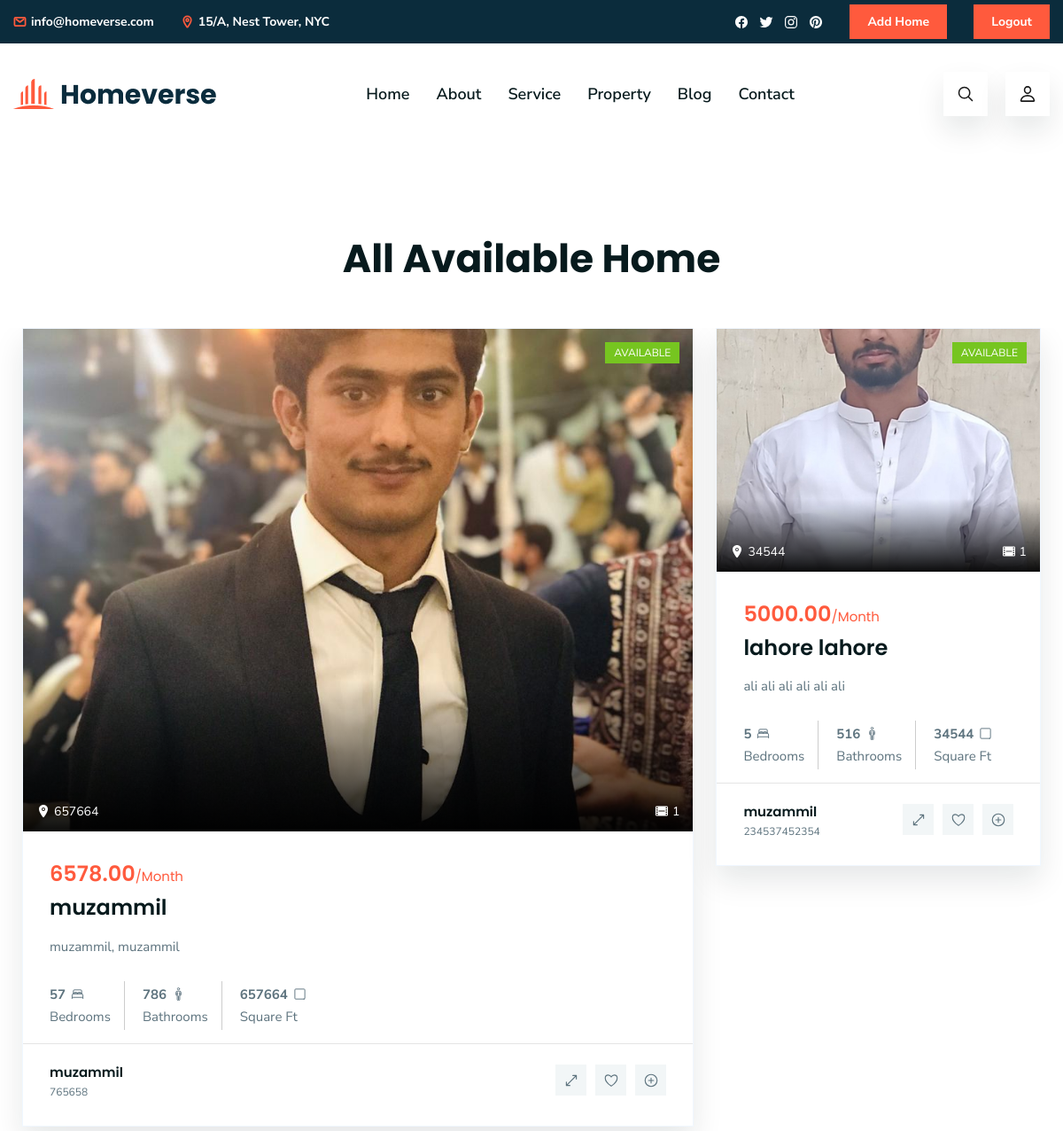
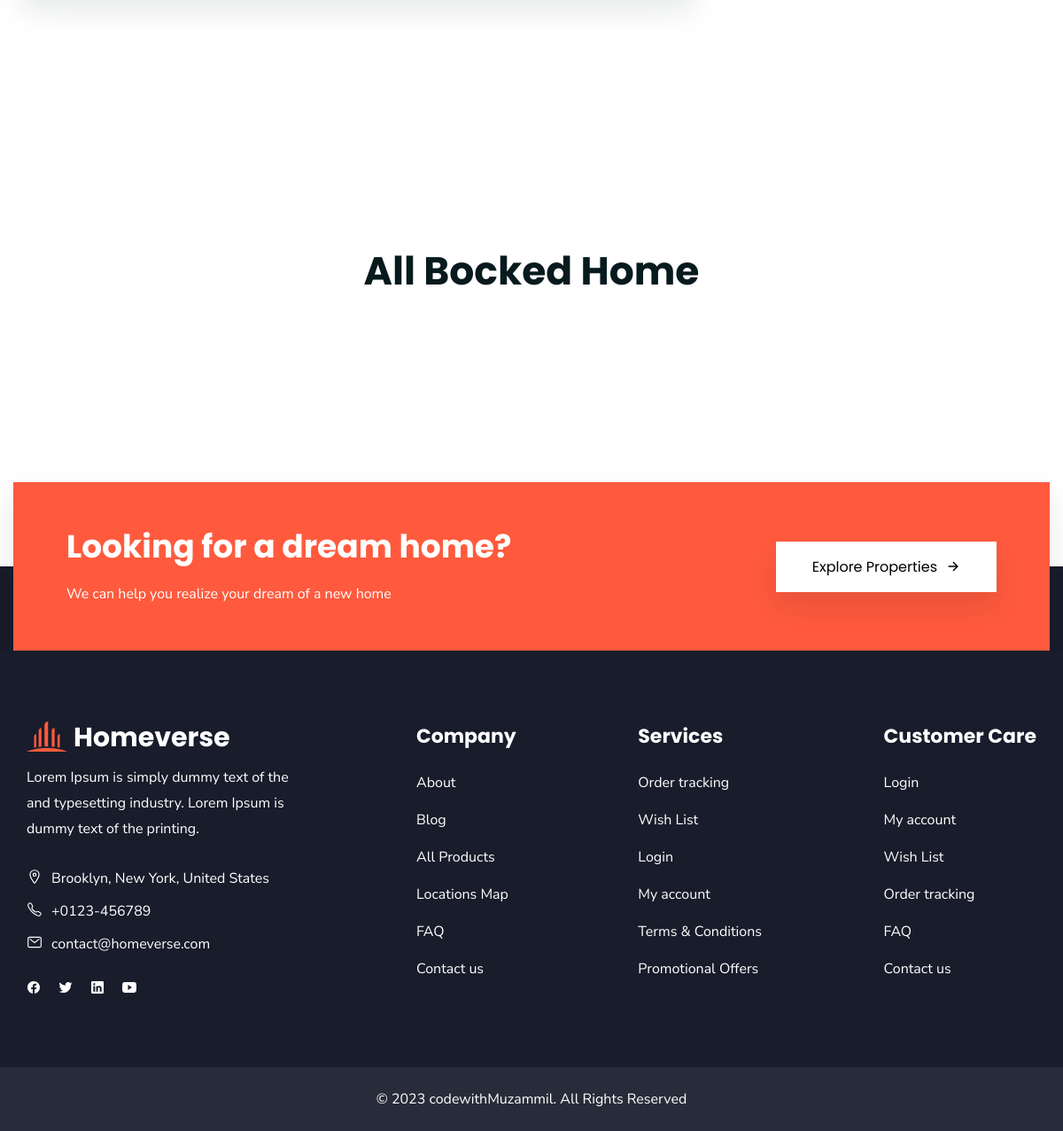
Screenshot of /get_user_data/ (signed in) with the database file from the repository (2 pictures, top to bottom).
### myapp/models.py (models this page shows)
class house_images(models.Model):
    house = models.ForeignKey(house_info, on_delete=models.CASCADE)
    image_path = models.TextField(default='')
    created_datetime = models.DateTimeField(auto_now_add=True)

class house_info(models.Model):
    user = models.ForeignKey(CustomUser, on_delete=models.CASCADE)
    name = models.TextField(default='')
    address = models.TextField(default='')
    phone_number = models.TextField(default='')
    location = models.TextField(default='')
    description = models.TextField(default='')
    additional_info = models.TextField(default='')
    booker_name = models.TextField(default='')
    booked_by_user_id = models.IntegerField(default=0)
    no_of_rooms = models.IntegerField(default=0)
    square_fit = models.TextField(default=0)
    no_of_bath = models.IntegerField(default=0)
    no_of_kitchen = models.IntegerField(default=0)
    is_electricity = models.BooleanField(default=False)
    is_water = models.BooleanField(default=False)
    is_gas = models.BooleanField(default=False)
    is_internet = models.BooleanField(default=False)
    is_furnished = models.BooleanField(default=False)
    is_available = models.BooleanField(default=True)
    created_datetime = models.DateTimeField(auto_now_add=True, blank=True, null=True)
    modified_datetime = models.DateTimeField(auto_now=True, blank=True, null=True)
    booking_date = models.DateTimeField(blank=True, null=True)
    rent = models.DecimalField(decimal_places=2, max_digits=10)

### authen_app/models.py (models this page shows)
class CustomUser(AbstractUser):
    full_name = models.CharField(max_length=256, blank=False)
    phone_number = models.CharField(max_length=256, null=False)
    email = models.EmailField(null=False)

### myapp/views.py (the view, shortened to what this page needs)
# urls.py: path('get_user_data/', views.get_user_data, name='get_user_data'),
def get_user_data(request):
    user_id = request.user.id
    data = house_info.objects.filter(user_id=user_id)
    activate_data_list = []
    inactivate_data_list = []
    for i in data:
        if i.is_available:
            images_list = []
            images = house_images.objects.filter(house_id=i.pk)
            for image in images:
                images_list.append(image.image_path)
            activate_data_list.append([i.pk, images_list[0], i.address, i.user_id, i.rent, i.no_of_rooms, i.no_of_bath, i.description, i.user.username, i.phone_number,i.name, i.location,i.square_fit])
    context = {
        'activate_data_list': activate_data_list,
        'inactivate_data_list': inactivate_data_list
    }
    print(context)
    return render(request, 'index.html', context)

### templates/index.html (shortened to what this page needs)
{% load static %}
<!DOCTYPE html>
<html lang="en">
<head>
  {% block stylesheets %}
<link rel="stylesheet" href="{% static 'css/style.css' %}" />
{% endblock %}
</head>
<body>
  <header class="header" data-header>
    <div class="header-top">
      <div class="container">
        <ul class="header-top-list">
          <li>
            <a href="mailto:info@homeverse.com" class="header-top-link">
              <ion-icon name="mail-outline"></ion-icon>
              <span>info@homeverse.com</span>
            </a>
          </li>
          <li>
            <a href="#" class="header-top-link">
              <ion-icon name="location-outline"></ion-icon>
              <address>15/A, Nest Tower, NYC</address>
            </a>
          </li>
        </ul>
        <div class="wrapper">
          <ul class="header-top-social-list">
            <li>
              <a href="#" class="header-top-social-link">
                <ion-icon name="logo-facebook"></ion-icon>
              </a>
            </li>
            <li>
              <a href="#" class="header-top-social-link">
                <ion-icon name="logo-twitter"></ion-icon>
              </a>
            </li>
            <li>
              <a href="#" class="header-top-social-link">
                <ion-icon name="logo-instagram"></ion-icon>
              </a>
            </li>
            <li>
              <a href="#" class="header-top-social-link">
                <ion-icon name="logo-pinterest"></ion-icon>
              </a>
            </li>
          </ul>
          {% if request.user.is_authenticated %}
          <a href="{% url 'house_info' %}"><button class="header-top-btn">Add Home</button></a>
          <a href="{% url 'logout' %}"><button class="header-top-btn">Logout</button></a>
          {% else %}
          <a href="{% url 'login' %}"><button class="header-top-btn">Login</button></a>
          {% endif %}
        </div>
      </div>
    </div>
    <div class="header-bottom">
      <div class="container">
        <a href="#" class="logo">
          <img src="{% static 'assets/images/logo.png' %}" alt="Homeverse logo">
        </a>
        <nav class="navbar" data-navbar>
          <div class="navbar-bottom">
            <ul class="navbar-list">
              <li>
                <a href="#home" class="navbar-link" data-nav-link>Home</a>
              </li>
              <li>
                <a href="#about" class="navbar-link" data-nav-link>About</a>
              </li>
              <li>
                <a href="#service" class="navbar-link" data-nav-link>Service</a>
              </li>
              <li>
                <a href="#property" class="navbar-link" data-nav-link>Property</a>
              </li>
              <li>
                <a href="#blog" class="navbar-link" data-nav-link>Blog</a>
              </li>
              <li>
                <a href="#contact" class="navbar-link" data-nav-link>Contact</a>
              </li>
            </ul>
          </div>
        </nav>
        <div class="header-bottom-actions">
          <button class="header-bottom-actions-btn" aria-label="Search">
            <ion-icon name="search-outline"></ion-icon>
          </button>
           {% if request.user.is_authenticated %}
          <a href="{% url 'get_user_data' %}"> <button class="header-bottom-actions-btn" aria-label="Profile">
            <ion-icon name="person-outline"></ion-icon></a>
          {% endif %}
        </div>
      </div>
    </div>
  </header>
  <main>
    <article>
      <section class="property" id="property">
        <div class="container">
          <h2 class="h2 section-title">All Available Home</h2>
          <ul class="property-list has-scrollbar">
            {% for data in activate_data_list %}
            <li>
              <div class="property-card">
                <figure class="card-banner">
                  <a href="#">
                    <img src="{{data.1}}" alt="New Apartment Nice View" class="w-100">
                  </a>
                  <div class="card-badge green">Available</div>
                  <div class="banner-actions">
                    <button class="banner-actions-btn">
                      <ion-icon name="location"></ion-icon>
                      <address>{{data.12}}</address>
                    </button>
                    <button class="banner-actions-btn">
                      <ion-icon name="film"></ion-icon>
                      <span>1</span>
                    </button>
                  </div>
                </figure>
                <div class="card-content">
                  <div class="card-price">
                    <strong>{{data.4}}</strong>/Month
                  </div>
                  <h3 class="h3 card-title">
                    <a href="#"> {{data.11}}</a>
                  </h3>
                  <p class="card-text">
                    {{data.7}}
                  </p>
                  <ul class="card-list">
                    <li class="card-item">
                      <strong>{{data.5}}</strong>
                      <ion-icon name="bed-outline"></ion-icon>
                      <span>Bedrooms</span>
                    </li>
                    <li class="card-item">
                      <strong>{{data.6}}</strong>
                      <ion-icon name="man-outline"></ion-icon>
                      <span>Bathrooms</span>
                    </li>
                    <li class="card-item">
                      <strong>{{data.12}}</strong>
                      <ion-icon name="square-outline"></ion-icon>
                      <span>Square Ft</span>
                    </li>
                  </ul>
                </div>
                <div class="card-footer">
                  <div class="card-author">
                    <div>
                      <p class="author-name">
                        <a href="#">{{data.8}}</a>
                      </p>
                      <p class="author-title">{{data.9}}</p>
                    </div>
                  </div>
                  <div class="card-footer-actions">
                    <a href="{% url 'edit_add' data.0 %}">
                    <button class="card-footer-actions-btn">
                      <ion-icon name="resize-outline"></ion-icon>
                    </button>
                    </a>
                     <a href="{% url 'status_change' data.0 %}">
                    <button class="card-footer-actions-btn">
                      <ion-icon name="heart-outline"></ion-icon>
                    </button>
                     </a>
                       <a href="{% url 'edit_home' data.0 %}">
                    <button class="card-footer-actions-btn">
                      <ion-icon name="add-circle-outline"></ion-icon>
                    </button>
                       </a>
                  </div>
                </div>
              </div>
            </li>
 {% endfor %}
          </ul>
        </div>
      </section>
      <br>
      <section class="property" id="property">
        <div class="container">
          <h2 class="h2 section-title">All Bocked Home</h2>
          <ul class="property-list has-scrollbar">
          </ul>
        </div>
      </section>
      <section class="cta">
        <div class="container">
          <div class="cta-card">
            <div class="card-content">
              <h2 class="h2 card-title">Looking for a dream home?</h2>
              <p class="card-text">We can help you realize your dream of a new home</p>
            </div>
            <button class="btn cta-btn">
              <span>Explore Properties</span>
              <ion-icon name="arrow-forward-outline"></ion-icon>
            </button>
          </div>
        </div>
      </section>
    </article>
  </main>
  <footer class="footer">
    <div class="footer-top">
      <div class="container">
        <div class="footer-brand">
          <a href="#" class="logo">
            <img src="./assets/images/logo-light.png" alt="Homeverse logo">
          </a>
          <p class="section-text">
            Lorem Ipsum is simply dummy text of the and typesetting industry. Lorem Ipsum is dummy text of the printing.
          </p>
          <ul class="contact-list">
            <li>
              <a href="#" class="contact-link">
                <ion-icon name="location-outline"></ion-icon>
                <address>Brooklyn, New York, United States</address>
              </a>
            </li>
            <li>
              <a href="tel:+0123456789" class="contact-link">
                <ion-icon name="call-outline"></ion-icon>
                <span>+0123-456789</span>
              </a>
            </li>
            <li>
              <a href="mailto:contact@homeverse.com" class="contact-link">
                <ion-icon name="mail-outline"></ion-icon>
                <span>contact@homeverse.com</span>
              </a>
            </li>
          </ul>
          <ul class="social-list">
            <li>
              <a href="#" class="social-link">
                <ion-icon name="logo-facebook"></ion-icon>
              </a>
            </li>
            <li>
              <a href="#" class="social-link">
                <ion-icon name="logo-twitter"></ion-icon>
              </a>
            </li>
            <li>
              <a href="#" class="social-link">
                <ion-icon name="logo-linkedin"></ion-icon>
              </a>
            </li>
            <li>
              <a href="#" class="social-link">
                <ion-icon name="logo-youtube"></ion-icon>
              </a>
            </li>
          </ul>
        </div>
        <div class="footer-link-box">
          <ul class="footer-list">
            <li>
              <p class="footer-list-title">Company</p>
            </li>
            <li>
              <a href="#" class="footer-link">About</a>
            </li>
            <li>
              <a href="#" class="footer-link">Blog</a>
            </li>
            <li>
              <a href="#" class="footer-link">All Products</a>
            </li>
            <li>
              <a href="#" class="footer-link">Locations Map</a>
            </li>
            <li>
              <a href="#" class="footer-link">FAQ</a>
            </li>
            <li>
              <a href="#" class="footer-link">Contact us</a>
            </li>
          </ul>
          <ul class="footer-list">
            <li>
              <p class="footer-list-title">Services</p>
            </li>
            <li>
              <a href="#" class="footer-link">Order tracking</a>
            </li>
            <li>
              <a href="#" class="footer-link">Wish List</a>
            </li>
            <li>
              <a href="#" class="footer-link">Login</a>
            </li>
            <li>
              <a href="#" class="footer-link">My account</a>
            </li>
            <li>
              <a href="#" class="footer-link">Terms & Conditions</a>
            </li>
            <li>
              <a href="#" class="footer-link">Promotional Offers</a>
            </li>
          </ul>
          <ul class="footer-list">
            <li>
              <p class="footer-list-title">Customer Care</p>
            </li>
            <li>
              <a href="#" class="footer-link">Login</a>
            </li>
            <li>
              <a href="#" class="footer-link">My account</a>
            </li>
            <li>
              <a href="#" class="footer-link">Wish List</a>
            </li>
            <li>
              <a href="#" class="footer-link">Order tracking</a>
            </li>
            <li>
              <a href="#" class="footer-link">FAQ</a>
            </li>
            <li>
              <a href="#" class="footer-link">Contact us</a>
            </li>
          </ul>
        </div>
      </div>
    </div>
    <div class="footer-bottom">
      <div class="container">
        <p class="copyright">
          &copy; 2023 <a href="#">codewithMuzammil</a>. All Rights Reserved
        </p>
      </div>
    </div>
  </footer>
</body>
</html>

### rows the page displays
house_images: image_path (picture)
house_info: square_fit "657664", rent "6578.00", location "muzammil", description "muzammil, muzammil", square_fit "657664", phone_number "765658"
CustomUser: username "muzammil" "muzammil"
house_images: image_path (picture)
house_info: square_fit "34544", rent "5000.00", location "lahore lahore", description "ali ali ali ali ali ali", square_fit "34544", phone_number "234537452354"

### other values shown
{{ data.5 }} "57" "5"
{{ data.6 }} "786" "516"
